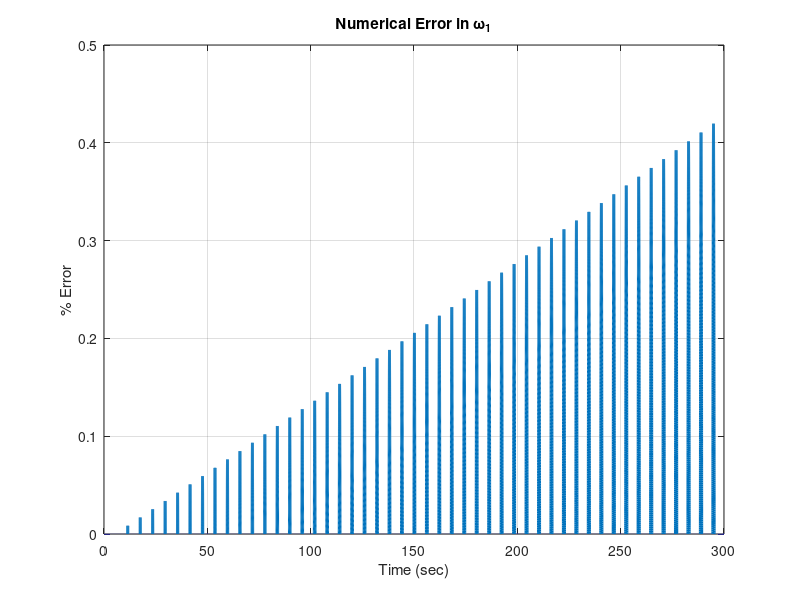
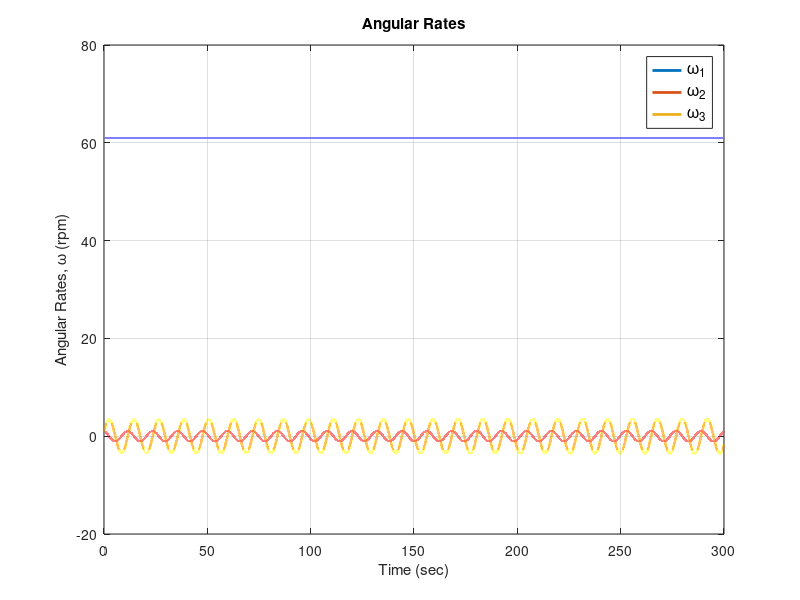
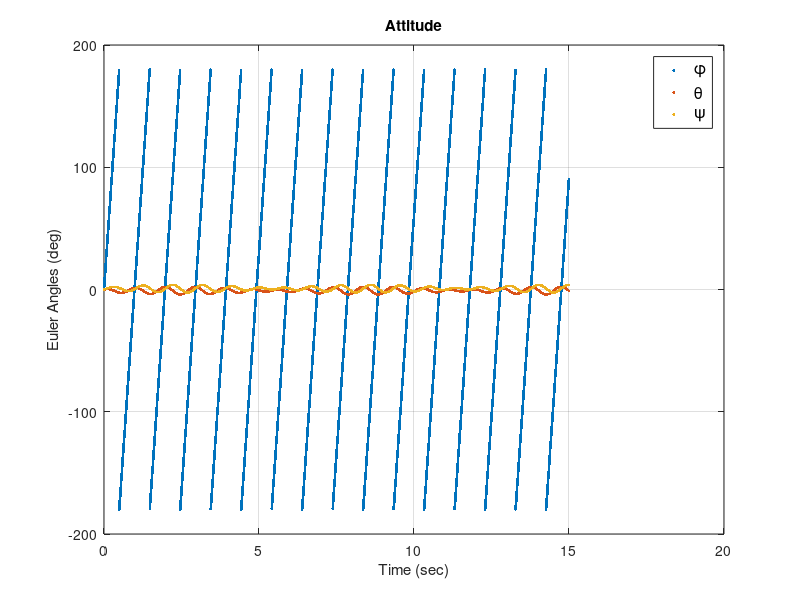

Recreate these plots in MATLAB, in order.
%% DUAL-SPIN STABILIZATION
% This program numerically simulates a spacecraft or a rigid body having the
% specified inertia matrix and initial conditions and hence plots the
% response of its angular rates and attitude (3-2-1 euler angles) in order
% to study its stability using a flywheel.

%% Spacecraft Specifications
I = [350,0,0;0,300,0;0,0,400];  % Inertia matrix of whole spacecraft
I_w = 10;   % Moment of inertia of the flywheel
w_e = (2*pi/60)*[60,0,0]';  % equilibrium angular rates
w0 = w_e + (2*pi/60)*[1,1,1]';  % initial angular velicity with disturbance
e0 = (pi/180)*[0,0,0]';   % initial attitude (3-2-1)
omega = (2*pi/60)*[350,0,0]'; % angular rate of flywheel

%% Numerical Simulation
dt = 0.001; % time-step
t_total = 300;  % total time

t = 0:dt:t_total;   % discrete time instances

w = zeros(3,length(t)); % angular rates
w(:,1) = w0;
e = zeros(3,length(t)); % euler angles
e(:,1) = e0;

for i = 1:(length(t)-1)
    % angular rates --> euler angle rates
    e_dot = [cos(e(2,i)),sin(e(1,i))*sin(e(2,i)),cos(e(1,i))*sin(e(2,i));
            0,cos(e(1,i))*cos(e(2,i)),-sin(e(1,i))*cos(e(2,i));
            0,sin(e(1,i)),cos(e(1,i))]*w(:,i)/cos(e(2,i));
    e(:,i+1) = e(:,i) + e_dot*dt;
    
    % -90 < theta < 90
    if e(2,i+1) > pi/2
        e(2,i+1) = pi - e(2,i+1);
        e(1,i+1) = pi + e(1,i+1);
        e(3,i+1) = pi + e(3,i+1);
    elseif e(2,i+1) < -pi/2
        e(2,i+1) = -pi - e(2,i+1);
        e(1,i+1) = pi + e(1,i+1);
        e(3,i+1) = pi + e(3,i+1);
    end
    
    % -180 < (phi,psi) < 180
    if e(1,i+1) > pi
        e(1,i+1) = mod(e(1,i+1),-pi);
    elseif e(1,i+1) < -pi
        e(1,i+1) = mod(e(1,i+1),-pi) + pi;
    end
    if e(3,i+1) > pi
        e(3,i+1) = mod(e(3,i+1),-pi);
    elseif e(3,i+1) < -pi
        e(3,i+1) = mod(e(3,i+1),-pi) + pi;
    end
    
    % system dynamics
    w_dot = -I\cross(w(:,i),I*w(:,i) + I_w*omega);
    w(:,i+1) = w(:,i) + w_dot*dt;
end

%% Numerical Error Estimation
%
err = 60/(2*pi)*abs(w(1,:) - w_e(1)); % w.r.t. equilibrium
ref = max(err(1:6/dt)); % first peak
err = (err - ref)/ref;  % w.r.t. first peak
err = 100*(err>0).*err; % truncated negative values
max_percent_err = [max(err(1,:))]
%
figure; % error propagated over time
plot(t,err(1,:),'LineWidth',2);
grid on;
title('Numerical Error in \omega_1');
xlabel('Time (sec)');
ylabel('% Error');
%}
%% Plotting Responses
%
figure; % angular rates response
plot(t,60/(2*pi)*w(1,:),'LineWidth',2);
hold on;
grid on;
plot(t,60/(2*pi)*w(2,:),'LineWidth',2);
plot(t,60/(2*pi)*w(3,:),'LineWidth',2);
title('Angular Rates');
xlabel('Time (sec)');
ylabel('Angular Rates, \omega (rpm)');
legend({'\omega_1','\omega_2','\omega_3'},'FontSize',12);
%
figure; % attitude response
plot(t(1:(end-1)/20),180/(pi)*e(1,1:(end-1)/20),'.','LineWidth',2);
hold on;
grid on;
plot(t(1:(end-1)/20),180/(pi)*e(2,1:(end-1)/20),'.','LineWidth',2);
plot(t(1:(end-1)/20),180/(pi)*e(3,1:(end-1)/20),'.','LineWidth',2);
title('Attitude');
xlabel('Time (sec)');
ylabel('Euler Angles (deg)');
legend({'\phi','\theta','\psi'},'FontSize',12);
%}